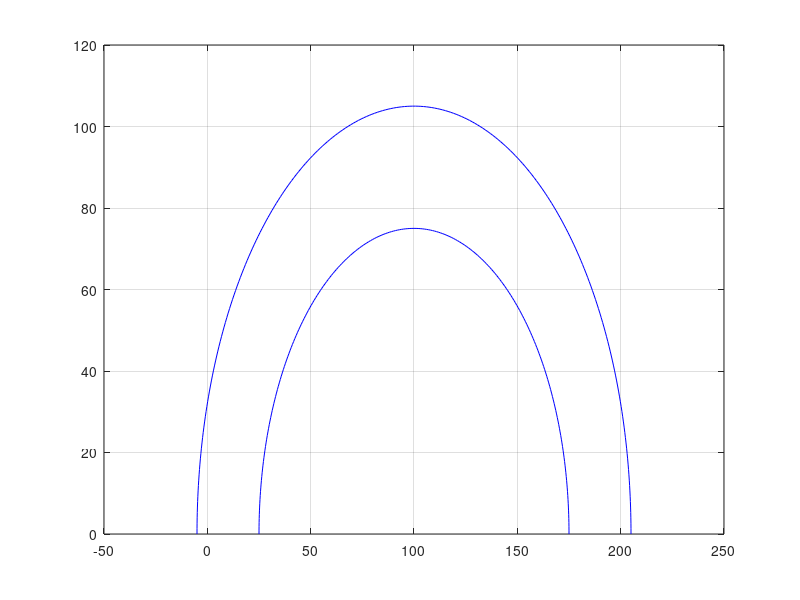

Write MATLAB code to recreate this figure. (Note: this script raises an error after producing the figure.)
clearvars
close all

x_max = 200;
y_max = 160;
xy = [65 92; 70 85; 75 75; 85 100; 87 90; 90 80; 110 100; 107 90; 105 80; 120 95; 120 75];

%Define road edges
obstacle = [50,15,20,20];
circr = @(radius,rad_ang)  [radius*cos(rad_ang);  radius*sin(rad_ang)];         % Circle Function For Angles In Radians
%circd = @(radius,deg_ang)  [radius*cosd(deg_ang);  radius*sind(deg_ang)];       % Circle Function For Angles In Degrees
N = 250;                                                         % Number Of Points In Complete Circle
%r_angl = linspace(pi/4, 3*pi/4, N);                             % Angle Defining Arc Segment (radians)
r_angl = linspace(0, pi, N);                             % Angle Defining Arc Segment (radians)
radius1 = 105;                                                   % Arc Radius
center1 = [100 105];
close all;
clc;

radius2 = 75;
center2 = [100 75];
xy_r1 = circr(radius1,r_angl);                                    % Matrix (2xN) Of (x,y) Coordinates
xy_r2 = circr(radius2,r_angl);
xy_r1 = transpose(xy_r1);
xy_r2 = transpose(xy_r2);
plot(xy_r1(:,1)+100, xy_r1(:,2), 'b')
grid on
hold on

plot(xy_r2(:,1)+100, xy_r2(:,2), 'b')
hold on


EPS = 45;
numNodes = 100;        

q_start.coord = [65 82];
q_start.cost = 0;
q_start.parent = 0;
q_goal.coord = [120 75];
q_goal.cost = 0;

nodes(1) = q_start;
%figure(1)
%axis([0 x_max 0 y_max])
%rectangle('Position',obstacle,'FaceColor',[0 .5 .5])
%hold on
slope_q_start = (q_start.coord(2))/(q_start.coord(1)-100);
if(rad2deg(atan(slope_q_start))>0)
        instant_theta_q_start = -(pi/2 - atan(slope_q_start));
    else
        instant_theta_q_start = pi/2 + atan(slope_q_start);
end
CL = ClothoidCurve(q_start.coord(1), q_start.coord(2), instant_theta_q_start, 1/((radius1+radius2)/2), 0, 1 );
npts = 100;
v_ini_clothoid = 2.3614;  % [m/s]
%CL_s = zeros(numNodes);
%CL_k = zeros(numNodes);

for i = 1:1:numNodes
    q_rand = xy(((round(rand*10)/10)*10) + 1, :);
    plot(q_rand(1), q_rand(2), 'x', 'Color',  [0 0.4470 0.7410])
    
    % Break if goal node is already reached
    for j = 1:1:length(nodes)
        if nodes(j).coord == q_goal.coord
            %fprintf("Goal reached");
            break
        end
    end
    
    % Pick the closest node from existing list to branch out from
    ndist = [];
    for j = 1:1:length(nodes)
        n = nodes(j);
        tmp = dist(n.coord, q_rand);
        ndist = [ndist tmp];
    end
    [val, idx] = min(ndist);
    q_near = nodes(idx);
    
    q_new.coord = steer(q_rand, q_near.coord, val, EPS);
    line([q_near.coord(1), q_new.coord(1)], [q_near.coord(2), q_new.coord(2)], 'Color', 'k', 'LineWidth', 2);
    drawnow
    hold on
    
    slope_q_near = (q_near.coord(2))/(q_near.coord(1)-100);
    slope_q_new = (q_new.coord(2))/(q_new.coord(1)-100);
    
    if(rad2deg(atan(slope_q_near))>0)
        instant_theta_q_near = -(pi/2 - atan(slope_q_near));
    else
        instant_theta_q_near = pi/2 + atan(slope_q_near);
    end
    
    if(rad2deg(atan(slope_q_new))>0)
        instant_theta_q_new = -(pi/2 - atan(slope_q_new));
    else
        instant_theta_q_new = pi/2 + atan(slope_q_new);
    end
    
    if(q_new.coord(1)>q_near.coord(1))
        CL.build_G1(q_near.coord(1), q_near.coord(2), instant_theta_q_near, q_new.coord(1), q_new.coord(2), instant_theta_q_new);
        CL.plot(npts,'Color','red');
    end
    
    %fprintf("Length: %f\n",CL.length);
    
    CL_s = CL.length;
    CL_k = 1/((radius1+radius2)/2);
    %fprintf("Clothoids : %d\n", CL_s);
    %fprintf("------------------------------\n\n");
    
    %if(i>=2)
        [cost, v_ini_clothoid] = cost_FWBW(CL_s, CL_k,v_ini_clothoid);
    
    
    %fprintf("cost : %f\n", cost);
    %fprintf("Initial velocity outside function: %f\n",v_ini_clothoid);
    %fprintf("------------------------------\n\n");
    %end
    
    %q_new.cost = dist(q_new.coord, q_near.coord) + q_near.cost;
    q_new.cost = cost;
    
    % Within a radius of r, find all existing nodes
    q_nearest = [];
    r = 10;
    neighbor_count = 1;
    for j = 1:1:length(nodes)
        if dist(nodes(j).coord, q_new.coord) <= r
            q_nearest(neighbor_count).coord = nodes(j).coord;
            q_nearest(neighbor_count).cost = nodes(j).cost;
            neighbor_count = neighbor_count+1;
        end
    end
        
    % Initialize cost to currently known value
    q_min = q_near;
    C_min = q_new.cost;
        
    % Iterate through all nearest neighbors to find alternate lower
    % cost paths
        
    for k = 1:1:length(q_nearest)
        if dist(q_nearest(k).coord, q_new.coord) < C_min
            q_min = q_nearest(k);
            C_min = q_nearest(k).cost + dist(q_nearest(k).coord, q_new.coord);
        end
    end
        
    % Update parent to least cost-from node
    for j = 1:1:length(nodes)
        if nodes(j).coord == q_min.coord
            q_new.parent = j;
        end
    end
        
    % Append to nodes
    nodes = [nodes q_new];
end

D = [];
for j = 1:1:length(nodes)
    tmpdist = dist(nodes(j).coord, q_goal.coord);
    %fprintf("Nodes: %d \n", nodes(j).coord);
    D = [D tmpdist];
end


% Search backwards from goal to start to find the optimal least cost path
[val, idx] = min(D);    
q_final = nodes(idx);
q_goal.parent = idx;
q_end = q_goal;
nodes = [nodes q_goal];
final_nodes = [];
while q_end.parent ~= 0
    start = q_end.parent;
    line([q_end.coord(1), nodes(start).coord(1)], [q_end.coord(2), nodes(start).coord(2)], 'Color', 'r', 'LineWidth', 2);
    hold on
    %fprintf("Line nodes: %d %d\n",nodes(start).coord(1), nodes(start).coord(2) );
    final_nodes = [final_nodes ; nodes(start).coord(1), nodes(start).coord(2)];
    final_nodes = unique(final_nodes, 'rows', 'stable');
    %instantaneous_theta = atan()
    
    q_end = nodes(start);
end

% for k = 1:1:length(final_nodes)
%     slope = (final_nodes(k,2))/(final_nodes(k,1)-100);
%     %fprintf("Slope: %d\n", slope);
%     if(rad2deg(atan(slope))>0)
%         instantaneous_theta(k) = -(pi/2 - atan(slope));
%     else
%         instantaneous_theta(k) = pi/2 + atan(slope);
%     end
%     %final_nodes = [final_nodes instantaneous_theta];
% end
% 
% dist = 0;
% for k = 1:1:length(final_nodes)-1 
%     dist1 = sqrt((final_nodes(k,2)-final_nodes(k+1,2))*(final_nodes(k,2)-final_nodes(k+1,2))+(final_nodes(k,1)-final_nodes(k+1,1))*(final_nodes(k,1)-final_nodes(k+1,1)));
%     dist = dist + dist1;
%     %fprintf("%d\n", dist);
% end
% 
% 
% 
% instantaneous_theta = instantaneous_theta';
% interp_sampling = 30;
% interp_vector_fewPoints = 0:interp_sampling:dist;
% refPath_poses_fewPoints = [final_nodes instantaneous_theta];
% 
% % ----------------------
% % Fit the interpolated path with clothoids
% % ----------------------
% path_fewPoints = ClothoidList();
% numOfClothoids_fewPoints = size(refPath_poses_fewPoints,1);
% for jj = 1:numOfClothoids_fewPoints-1
%     path_fewPoints.push_back_G1(refPath_poses_fewPoints(jj,1),refPath_poses_fewPoints(jj,2),deg2rad(refPath_poses_fewPoints(jj,3)), refPath_poses_fewPoints(jj+1,1),refPath_poses_fewPoints(jj+1,2),deg2rad(refPath_poses_fewPoints(jj+1,3))); 
%     %fprintf("%d, %d, %d \n",refPath_poses_fewPoints(jj+1,1),refPath_poses_fewPoints(jj+1,2),refPath_poses_fewPoints(jj+1,3));
% end
% 
% % Compute the local curvature for the reference route
% interp_vector_fewPoints = [interp_vector_fewPoints, path_fewPoints.length];    % add also the final route point
% [x_cloth_refPath_fewPoints,y_cloth_refPath_fewPoints,theta_cloth_refPath_fewPoints,curv_refPath_fewPoints] = path_fewPoints.evaluate(interp_vector_fewPoints);
% refRoute_fewPoints = [x_cloth_refPath_fewPoints',y_cloth_refPath_fewPoints',theta_cloth_refPath_fewPoints',curv_refPath_fewPoints'];
% 
% %scenario = load('./Scenario/scenario');
% save('scenario.mat','refRoute_fewPoints');
% plot(refRoute_fewPoints(:,1),refRoute_fewPoints(:,2),'go','MarkerFaceColor','g','MarkerSize',4)
% scatter(refPath_poses_fewPoints(:,1),refPath_poses_fewPoints(:,2),'DisplayName','Interpolated Points')

%CL = ClothoidCurve(q_start.coord(1), q_start.coord(2), instantaneous_theta(1), 1/((radius1+radius2)/2), 0, 0.5 );
%CL.build_G1(refPath_poses_fewPoints(1,1), refPath_poses_fewPoints(1,2), refPath_poses_fewPoints(1,3), refPath_poses_fewPoints(2,1), refPath_poses_fewPoints(2,2), refPath_poses_fewPoints(2,3));

%npts = 100;
%CL.plot(npts,'Color','red');

% for jj = 2:size(refPath_poses_fewPoints,1)
%    CL.build_G1(refPath_poses_fewPoints(jj,1), refPath_poses_fewPoints(jj,2), refPath_poses_fewPoints(jj,3), refPath_poses_fewPoints(jj-1,1), refPath_poses_fewPoints(jj-1,2), refPath_poses_fewPoints(jj-1,3));
%    CL.plot(npts,'Color','red');
% end